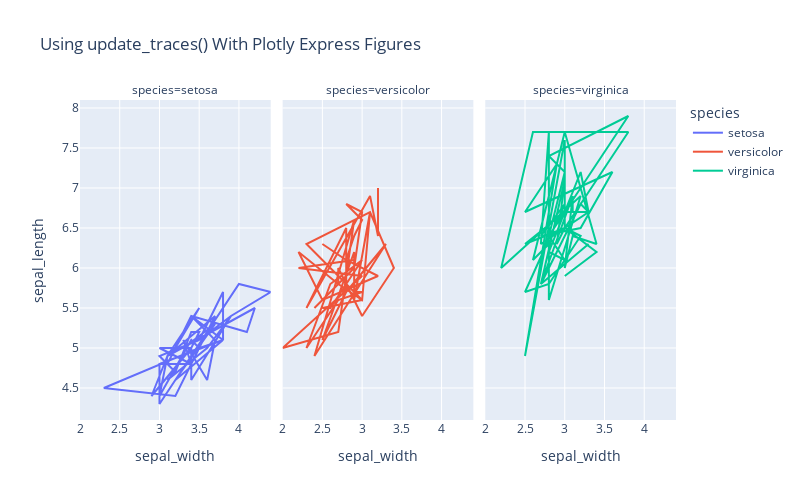

Notebook source saved alongside this figure:
### Code cell
import pandas as pd
import plotly.express as px

df = px.data.iris()

fig = px.scatter(df, x="sepal_width", y="sepal_length", color="species",
                 facet_col="species", title="Using update_traces() With Plotly Express Figures")

#fig.update_traces(
#    line=dict(dash="dot", width=4),
#    selector=dict(type="scatter", mode="lines"))
fig.update_layout(boxmode='overlay', width=800, height=500)
fig.update_traces(selector=dict(type='scatter'), mode='lines')
fig.show()

### Figure 1 — Plotly figure (JSON) as saved in the notebook; plotly's stock layout.template omitted (floating-point values rounded to 4 significant figures)
{"data": [{"hovertemplate": "species=setosa<br>sepal_width=%{x}<br>sepal_length=%{y}<extra></extra>", "legendgroup": "setosa", "marker": {"color": "#636efa", "symbol": "circle"}, "mode": "lines", "name": "setosa", "orientation": "v", "showlegend": true, "type": "scatter", "x": [3.5, 3, 3.2, 3.1, 3.6, 3.9, 3.4, 3.4, 2.9, 3.1, 3.7, 3.4, 3, 3, 4, 4.4, 3.9, 3.5, 3.8, 3.8, 3.4, 3.7, 3.6, 3.3, 3.4, 3, 3.4, 3.5, 3.4, 3.2, 3.1, 3.4, 4.1, 4.2, 3.1, 3.2, 3.5, 3.1, 3, 3.4, 3.5, 2.3, 3.2, 3.5, 3.8, 3, 3.8, 3.2, 3.7, 3.3], "xaxis": "x", "y": [5.1, 4.9, 4.7, 4.6, 5, 5.4, 4.6, 5, 4.4, 4.9, 5.4, 4.8, 4.8, 4.3, 5.8, 5.7, 5.4, 5.1, 5.7, 5.1, 5.4, 5.1, 4.6, 5.1, 4.8, 5, 5, 5.2, 5.2, 4.7, 4.8, 5.4, 5.2, 5.5, 4.9, 5, 5.5, 4.9, 4.4, 5.1, 5, 4.5, 4.4, 5, 5.1, 4.8, 5.1, 4.6, 5.3, 5], "yaxis": "y"}, {"hovertemplate": "species=versicolor<br>sepal_width=%{x}<br>sepal_length=%{y}<extra></extra>", "legendgroup": "versicolor", "marker": {"color": "#EF553B", "symbol": "circle"}, "mode": "lines", "name": "versicolor", "orientation": "v", "showlegend": true, "type": "scatter", "x": [3.2, 3.2, 3.1, 2.3, 2.8, 2.8, 3.3, 2.4, 2.9, 2.7, 2, 3, 2.2, 2.9, 2.9, 3.1, 3, 2.7, 2.2, 2.5, 3.2, 2.8, 2.5, 2.8, 2.9, 3, 2.8, 3, 2.9, 2.6, 2.4, 2.4, 2.7, 2.7, 3, 3.4, 3.1, 2.3, 3, 2.5, 2.6, 3, 2.6, 2.3, 2.7, 3, 2.9, 2.9, 2.5, 2.8], "xaxis": "x2", "y": [7, 6.4, 6.9, 5.5, 6.5, 5.7, 6.3, 4.9, 6.6, 5.2, 5, 5.9, 6, 6.1, 5.6, 6.7, 5.6, 5.8, 6.2, 5.6, 5.9, 6.1, 6.3, 6.1, 6.4, 6.6, 6.8, 6.7, 6, 5.7, 5.5, 5.5, 5.8, 6, 5.4, 6, 6.7, 6.3, 5.6, 5.5, 5.5, 6.1, 5.8, 5, 5.6, 5.7, 5.7, 6.2, 5.1, 5.7], "yaxis": "y2"}, {"hovertemplate": "species=virginica<br>sepal_width=%{x}<br>sepal_length=%{y}<extra></extra>", "legendgroup": "virginica", "marker": {"color": "#00cc96", "symbol": "circle"}, "mode": "lines", "name": "virginica", "orientation": "v", "showlegend": true, "type": "scatter", "x": [3.3, 2.7, 3, 2.9, 3, 3, 2.5, 2.9, 2.5, 3.6, 3.2, 2.7, 3, 2.5, 2.8, 3.2, 3, 3.8, 2.6, 2.2, 3.2, 2.8, 2.8, 2.7, 3.3, 3.2, 2.8, 3, 2.8, 3, 2.8, 3.8, 2.8, 2.8, 2.6, 3, 3.4, 3.1, 3, 3.1, 3.1, 3.1, 2.7, 3.2, 3.3, 3, 2.5, 3, 3.4, 3], "xaxis": "x3", "y": [6.3, 5.8, 7.1, 6.3, 6.5, 7.6, 4.9, 7.3, 6.7, 7.2, 6.5, 6.4, 6.8, 5.7, 5.8, 6.4, 6.5, 7.7, 7.7, 6, 6.9, 5.6, 7.7, 6.3, 6.7, 7.2, 6.2, 6.1, 6.4, 7.2, 7.4, 7.9, 6.4, 6.3, 6.1, 7.7, 6.3, 6.4, 6, 6.9, 6.7, 6.9, 5.8, 6.8, 6.7, 6.7, 6.3, 6.5, 6.2, 5.9], "yaxis": "y3"}], "layout": {"annotations": [{"font": {}, "showarrow": false, "text": "species=setosa", "x": 0.16, "xanchor": "center", "xref": "paper", "y": 1, "yanchor": "bottom", "yref": "paper"}, {"font": {}, "showarrow": false, "text": "species=versicolor", "x": 0.5, "xanchor": "center", "xref": "paper", "y": 1, "yanchor": "bottom", "yref": "paper"}, {"font": {}, "showarrow": false, "text": "species=virginica", "x": 0.84, "xanchor": "center", "xref": "paper", "y": 1, "yanchor": "bottom", "yref": "paper"}], "boxmode": "overlay", "height": 500, "legend": {"title": {"text": "species"}, "tracegroupgap": 0}, "title": {"text": "Using update_traces() With Plotly Express Figures"}, "width": 800, "xaxis": {"anchor": "y", "autorange": true, "domain": [0, 0.32], "range": [2, 4.4], "title": {"text": "sepal_width"}, "type": "linear"}, "xaxis2": {"anchor": "y2", "autorange": true, "domain": [0.34, 0.66], "matches": "x", "range": [2, 4.4], "title": {"text": "sepal_width"}, "type": "linear"}, "xaxis3": {"anchor": "y3", "autorange": true, "domain": [0.68, 1.0], "matches": "x", "range": [2, 4.4], "title": {"text": "sepal_width"}, "type": "linear"}, "yaxis": {"anchor": "x", "autorange": true, "domain": [0, 1], "range": [4.1, 8.1], "title": {"text": "sepal_length"}, "type": "linear"}, "yaxis2": {"anchor": "x2", "autorange": true, "domain": [0, 1], "matches": "y", "range": [4.1, 8.1], "showticklabels": false, "type": "linear"}, "yaxis3": {"anchor": "x3", "autorange": true, "domain": [0, 1], "matches": "y", "range": [4.1, 8.1], "showticklabels": false, "type": "linear"}}}
